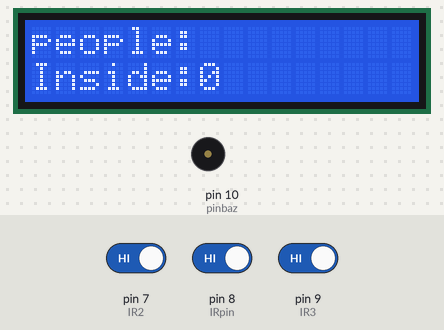
This sketch was run on a simulated Arduino Uno, built with avr-gcc and run on an emulated ATmega328P. Shown: 16×2 character LCD, buzzer (waves = sounding). The test bench sets the inputs (shaded band); at power-on: pin 9 (IR3) HIGH, pin 8 (IRpin) HIGH, pin 7 (IR2) HIGH.

Above: at 1.2 s.
1.3 s: pin 9 (IR3) driven LOW
At 5.7 s:
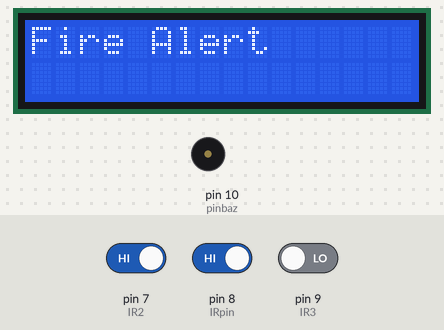
5.8 s: pin 9 (IR3) driven HIGH
At 7.2 s:
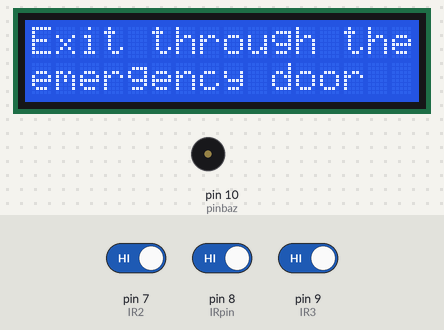
8.8 s: pin 8 (IRpin) driven LOW
At 9.2 s:
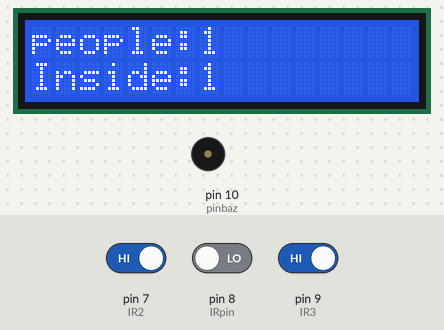
11.3 s: pin 7 (IR2) driven LOW
At 13.6 s:
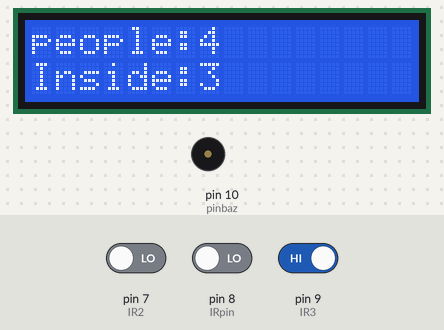
14.3 s: pin 7 (IR2) driven HIGH
At 17.2 s:
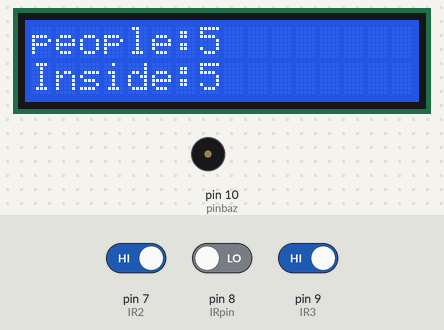
17.3 s: pin 7 (IR2) driven LOW
At 19.2 s:
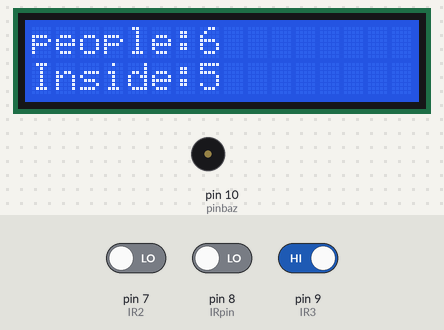
Timing chart, 0 to 20.7 s (numbered marks = the images above; inputs shaded):
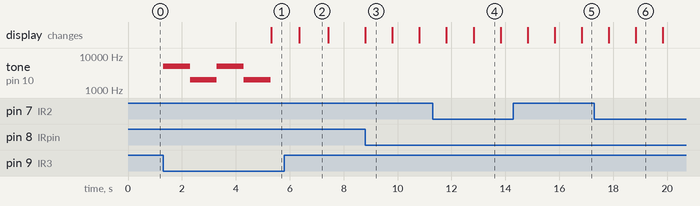

The sketch:

Device_code.ino
```cpp
#include <Wire.h>
#include <LiquidCrystal_I2C.h>
LiquidCrystal_I2C lcd(0x27, 16, 2);

int IRpin = 8;
int IR2 = 7;
int IR3 = 9;
int i = 0;
int pinbaz = 10;

void setup() {
  pinMode(pinbaz, OUTPUT);
  pinMode(IRpin, INPUT);
  pinMode(IR2, INPUT);
  pinMode(IR3, INPUT);
  lcd.init();
  lcd.backlight();
  lcd.setCursor(0, 0);
  lcd.print("people:  ");
  lcd.setCursor(0, 1);
  lcd.print("Inside: ");
  lcd.setCursor(7, 1);
  lcd.print(i);

}

void loop() {
  int readValue = digitalRead(IRpin);
  int readValue2 = digitalRead(IR2);
  int readValue3 = digitalRead(IR3);

  if (readValue3 == LOW) {
    tone(10, 5000);
    delay(1000);
    tone(10, 2000);
    delay(1000);
     tone(10, 5000);
    delay(1000);
    tone(10, 2000);
    delay(1000);
    noTone(pinbaz);
      lcd.clear();
    lcd.setCursor(0, 0);
    lcd.print("Fire Alert");
    delay(1000);
    lcd.clear();
    lcd.print("Exit through the ");
    lcd.setCursor(0,1 );
    lcd.print("emergency door");
    delay(1000);

  lcd.init();
  lcd.backlight();
  lcd.setCursor(0, 0);
  lcd.print("people:  ");
  lcd.setCursor(0, 1);
  lcd.print("Inside: ");
  lcd.setCursor(7, 1);
  lcd.print(i);
  }
  if (readValue == LOW) {
    i++;
    lcd.setCursor(7, 0);
    lcd.print(i);
    lcd.setCursor(7, 1);
    lcd.print(i);
    delay(1000);
  }

  if (readValue2 == LOW) {
    if (i > 0) {
      i--;
      lcd.setCursor(7, 1);
      lcd.print(i);
      delay(1000);
    }}}
```

Measured:
- after the input at 1.3 s, tone on pin 10 (pinbaz): plays 5000 Hz for 1.0 s, 2000 Hz for 1.0 s, 5000 Hz for 1.0 s, 2000 Hz for 1.0 s, starting at once; the display: changes after 4.0 s (image 1)
- after the input at 5.8 s, tone on pin 10 (pinbaz): stays silent (without the input it goes to 5000 Hz after 1.6 s)
- after the input at 8.8 s, the display: changes at once (image 3)
- after the input at 14.3 s, the display: first differs from a run without the input after 2.5 s (image 5)
- what the display in image 2 shows lasts 1.1 s, from 6.3 s to 7.4 s
- what the display in image 3 shows lasts 1.0 s, from 8.8 s to 9.8 s
